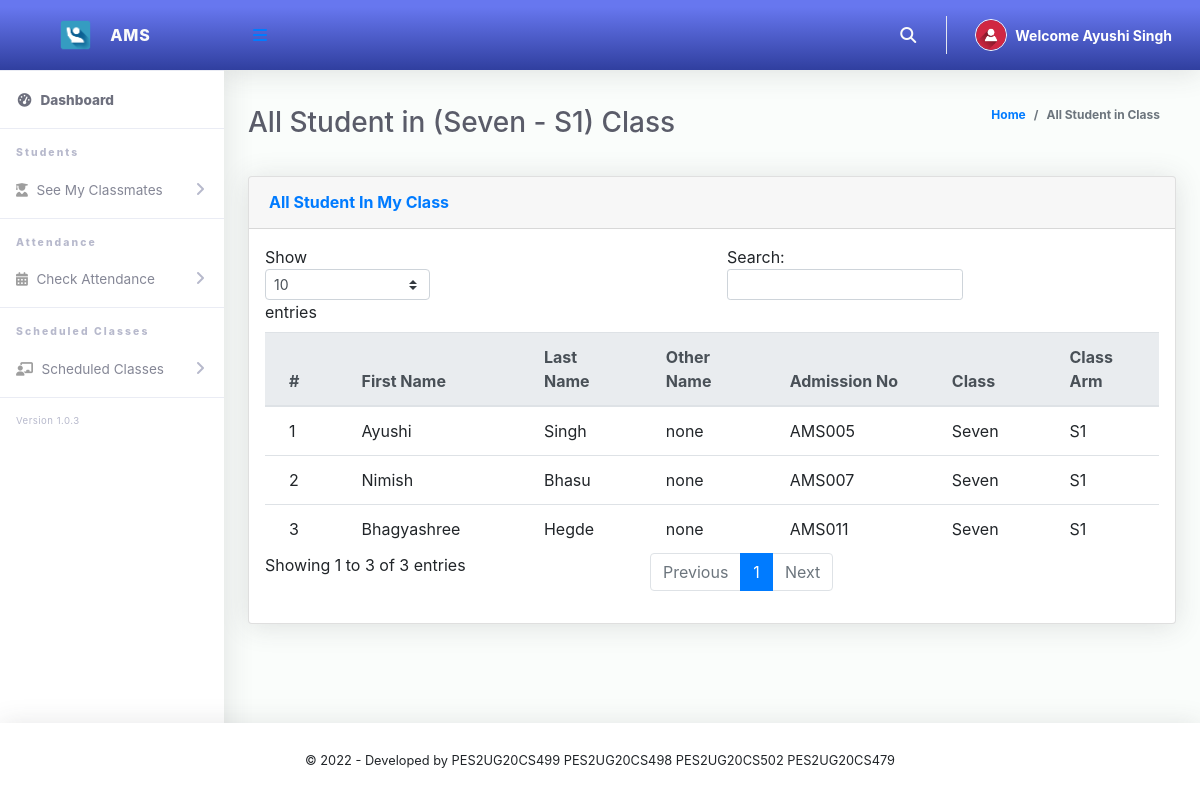
Screenshot of /Student/viewStudents.php (signed in) with the database file from the repository.
### tables this page shows
CREATE TABLE `tblstudents` (
  `Id` int(10) NOT NULL,
  `firstName` varchar(255) NOT NULL,
  `lastName` varchar(255) NOT NULL,
  `otherName` varchar(255) NOT NULL,
  `admissionNumber` varchar(255) NOT NULL,
  `password` varchar(50) NOT NULL,
  `classId` varchar(10) NOT NULL,
  `classArmId` varchar(10) NOT NULL,
  `dateCreated` varchar(50) NOT NULL,
  `emailAddress` varchar(255) NOT NULL
);

CREATE TABLE `tblclassarms` (
  `Id` int(10) NOT NULL,
  `classId` varchar(10) NOT NULL,
  `classArmName` varchar(255) NOT NULL,
  `isAssigned` varchar(10) NOT NULL
);

CREATE TABLE `tblclass` (
  `Id` int(10) NOT NULL,
  `className` varchar(255) NOT NULL
);

### Student/viewStudents.php (the view, shortened to what this page needs)
<?php
include '../Includes/dbcon.php';
$query = "SELECT tblclass.className,tblclassarms.classArmName
    FROM tblclassteacher
    INNER JOIN tblclass ON tblclass.Id = tblclassteacher.classId
    INNER JOIN tblclassarms ON tblclassarms.Id = tblclassteacher.classArmId
    Where tblclassteacher.Id = '$_SESSION[userId]'";
    $rs = $conn->query($query);
    $rrw = $rs->fetch_assoc();
?>
<!DOCTYPE html>
<html lang="en">
<head>
  <link href="../vendor/fontawesome-free/css/all.min.css" rel="stylesheet" type="text/css">
  <link href="../vendor/bootstrap/css/bootstrap.min.css" rel="stylesheet" type="text/css">
  <link href="css/ruang-admin.min.css" rel="stylesheet">
</head>
<body id="page-top">
  <div id="wrapper">
      <?php include "Includes/sidebar.php";?>
    <div id="content-wrapper" class="d-flex flex-column">
      <div id="content">
       <?php include "Includes/topbar.php";?>
        <div class="container-fluid" id="container-wrapper">
          <div class="d-sm-flex align-items-center justify-content-between mb-4">
            <h1 class="h3 mb-0 text-gray-800">All Student in (<?php echo $rrw['className'].' - '.$rrw['classArmName'];?>) Class</h1>
            <ol class="breadcrumb">
              <li class="breadcrumb-item"><a href="./">Home</a></li>
              <li class="breadcrumb-item active" aria-current="page">All Student in Class</li>
            </ol>
          </div>
          <div class="row">
            <div class="col-lg-12">
                 <div class="row">
              <div class="col-lg-12">
              <div class="card mb-4">
                <div class="card-header py-3 d-flex flex-row align-items-center justify-content-between">
                  <h6 class="m-0 font-weight-bold text-primary">All Student In My Class</h6>
                </div>
                <div class="table-responsive p-3">
                  <table class="table align-items-center table-flush table-hover" id="dataTableHover">
                    <thead class="thead-light">
                      <tr>
                        <th>#</th>
                        <th>First Name</th>
                        <th>Last Name</th>
                        <th>Other Name</th>
                        <th>Admission No</th>
                        <th>Class</th>
                        <th>Class Arm</th>
                      </tr>
                    </thead>
                    <tbody>
                  <?php
                      $query = "SELECT tblstudents.Id,tblclass.className,tblclassarms.classArmName,tblclassarms.Id AS classArmId,tblstudents.firstName,
                      tblstudents.lastName,tblstudents.otherName,tblstudents.admissionNumber,tblstudents.dateCreated
                      FROM tblstudents
                      INNER JOIN tblclass ON tblclass.Id = tblstudents.classId
                      INNER JOIN tblclassarms ON tblclassarms.Id = tblstudents.classArmId
                      where tblstudents.classId = '$_SESSION[classId]' and tblstudents.classArmId = '$_SESSION[classArmId]'";
                      $rs = $conn->query($query);
                      $num = $rs->num_rows;
                      $sn=0;
                      if($num > 0)
                      {
                        while ($rows = $rs->fetch_assoc())
                          {
                             $sn = $sn + 1;
                            echo"
                              <tr>
                                <td>".$sn."</td>
                                <td>".$rows['firstName']."</td>
                                <td>".$rows['lastName']."</td>
                                <td>".$rows['otherName']."</td>
                                <td>".$rows['admissionNumber']."</td>
                                <td>".$rows['className']."</td>
                                <td>".$rows['classArmName']."</td>
                              </tr>";
                          }
                      }
                      else
                      {
                           echo
                           "<div class='alert alert-danger' role='alert'>
                            No Record Found!
                            </div>";
                      }
                      ?>
                    </tbody>
                  </table>
                </div>
              </div>
            </div>
            </div>
          </div>
        </div>
      </div>
       <?php include "Includes/footer.php";?>
    </div>
  </div>
</body>
</html>

### Student/Includes/sidebar.php (shortened to what this page needs)
<ul class="navbar-nav sidebar sidebar-light accordion" id="accordionSidebar">
     <a class="sidebar-brand d-flex align-items-center bg-gradient-primary justify-content-center" href="index.php">
       <div class="sidebar-brand-icon" >
         <img src="img/logo/attnlg.jpg">
       </div>
       <div class="sidebar-brand-text mx-3">AMS</div>
     </a>
     <hr class="sidebar-divider my-0">
     <li class="nav-item active">
       <a class="nav-link" href="index.php">
         <i class="fas fa-fw fa-tachometer-alt"></i>
         <span>Dashboard</span></a>
     </li>
     <hr class="sidebar-divider">
     <div class="sidebar-heading">
       Students
     </div>
      <li class="nav-item">
       <a class="nav-link collapsed" href="#" data-toggle="collapse" data-target="#collapseBootstrap2"
         aria-expanded="true" aria-controls="collapseBootstrap2">
         <i class="fas fa-user-graduate"></i>
         <span>See My Classmates</span>
       </a>
     </li>
     <hr class="sidebar-divider">
     <div class="sidebar-heading">
     Attendance
     </div>
      <li class="nav-item">
       <a class="nav-link collapsed" href="#" data-toggle="collapse" data-target="#collapseBootstrapcon"
         aria-expanded="true" aria-controls="collapseBootstrapcon">
         <i class="fa fa-calendar-alt"></i>
         <span>Check Attendance</span>
       </a>
     </li>
     <hr class="sidebar-divider">
     <div class="sidebar-heading">
       Scheduled Classes
     </div>
     <li class="nav-item">
       <a class="nav-link collapsed" href="#" data-toggle="collapse" data-target="#collapseBootstrapassests"
         aria-expanded="true" aria-controls="collapseBootstrapassests">
         <i class="fas fa-chalkboard-teacher"></i>
         <span>Scheduled Classes</span>
       </a>
     </li>
     <hr class="sidebar-divider">
     <div class="version" id="version-ruangadmin"></div>
   </ul>

### Student/Includes/topbar.php (shortened to what this page needs)
<?php
  $query = "SELECT * FROM tblstudents WHERE Id = ".$_SESSION['userId']."";
  $rs = $conn->query($query);
  $rows = $rs->fetch_assoc();
  $fullName = $rows['firstName']." ".$rows['lastName'];;
?>
<nav class="navbar navbar-expand navbar-light bg-gradient-primary topbar mb-4 static-top">
          <button id="sidebarToggleTop" class="btn btn-link rounded-circle mr-3">
            <i class="fa fa-bars"></i>
          </button>
          <ul class="navbar-nav ml-auto">
            <li class="nav-item dropdown no-arrow">
              <a class="nav-link dropdown-toggle" href="#" id="searchDropdown" role="button" data-toggle="dropdown"
                aria-haspopup="true" aria-expanded="false">
                <i class="fas fa-search fa-fw"></i>
              </a>
            </li>
            <li class="nav-item dropdown no-arrow">
              <a class="nav-link dropdown-toggle" href="#" id="userDropdown" role="button" data-toggle="dropdown"
                aria-haspopup="true" aria-expanded="false">
                <img class="img-profile rounded-circle" src="img/user-icn.png" style="max-width: 60px">
                <span class="ml-2 d-none d-lg-inline text-white small"><b>Welcome <?php echo $fullName;?></b></span>
              </a>
            </li>
          </ul>
        </nav>

### Student/Includes/footer.php
<footer class="sticky-footer fixed-bottom bg-white">
        <div class="container my-auto">
          <div class="copyright text-center my-auto">
            <span> &copy; <script> document.write(new Date().getFullYear()); </script> - Developed by PES2UG20CS499
PES2UG20CS498
PES2UG20CS502
PES2UG20CS479
            </span>
          </div>
        </div>
      </footer>

### rows the page displays
tblstudents: fullName "Ayushi Singh", firstName "Ayushi", lastName "Singh", otherName "none", admissionNumber "AMS005", classId.className "Seven", classArmId.classArmName "S1"
tblclassarms: classId.className "Seven", classArmName "S1"
tblstudents: firstName "Nimish", lastName "Bhasu", otherName "none", admissionNumber "AMS007", classId.className "Seven", classArmId.classArmName "S1"
tblstudents: firstName "Bhagyashree", lastName "Hegde", otherName "none", admissionNumber "AMS011", classId.className "Seven", classArmId.classArmName "S1"
